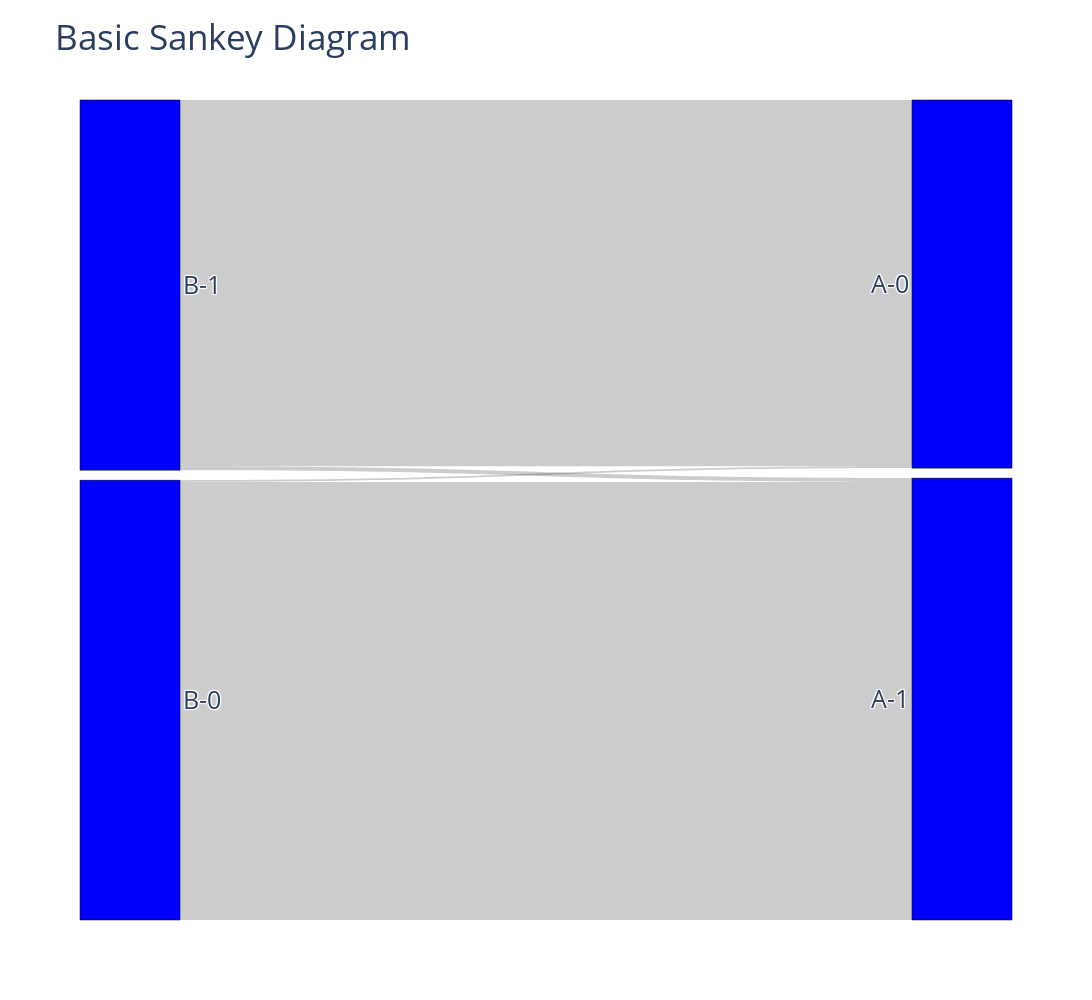

This figure's notebook cell:
### Code cell
import p03_GMM_vis

p03_GMM_vis.Sankey_diagram(
    result["cluster"][0][0],
    result["cluster"][0][1]
)

### Figure 1 — Plotly figure (JSON) as saved in the notebook; plotly's stock layout.template omitted (floating-point values rounded to 4 significant figures)
{"data": [{"link": {"source": [2, 2, 3, 3], "target": [0, 1, 0, 1], "value": [308, 76865, 64279, 666]}, "node": {"color": "blue", "label": ["A-0", "A-1", "B-0", "B-1"], "line": {"color": "black", "width": 0.5}, "pad": 10, "thickness": 100}, "type": "sankey"}], "layout": {"font": {"size": 25}, "height": 1000, "title": {"text": "Basic Sankey Diagram"}, "width": 1500}}
